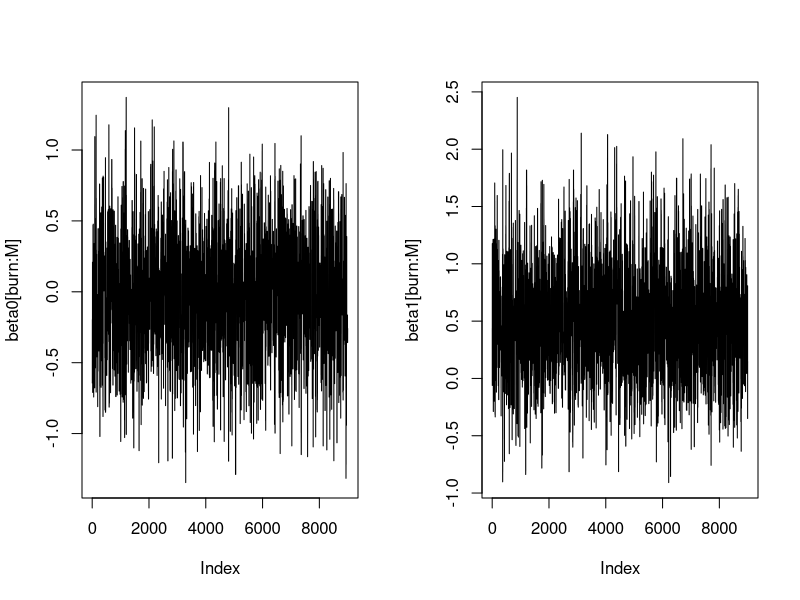
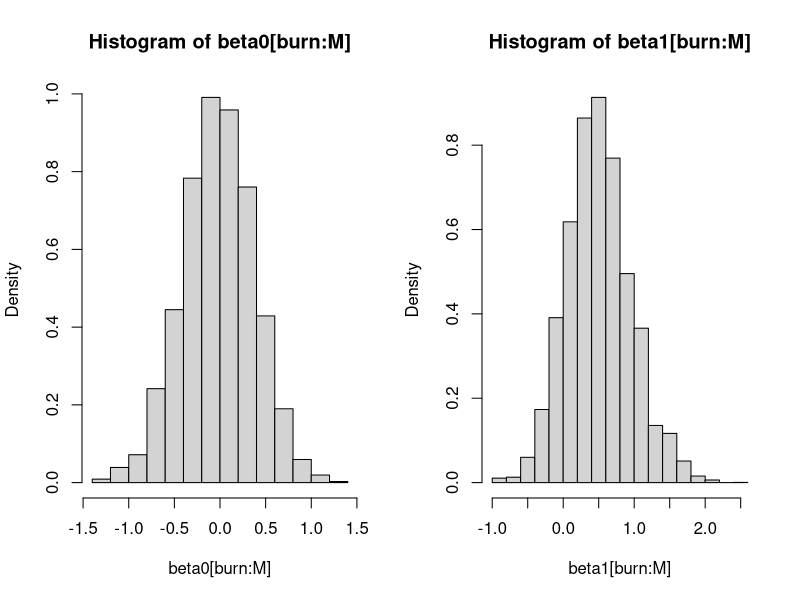

Recreate these plots in R, in order.
beta0.v=0.3
beta1.v=-0.186
n=30
x=rnorm(n)

pi.v=exp(beta0.v+beta1.v*x)/(1+exp(beta0.v+beta1.v*x))

y=rbinom(30,1,pi.v)

summary(y)

summary(glm(y~x,family="binomial"))

####################

M=10000
K=10000

beta0=-10
beta1=10

delta.beta0=2.5
delta.beta1=2.5

cont.beta0=0
cont.beta1=0

for (j in 2:M){
    
    #para beta0
    
    beta0.p=rnorm(1,beta0[j-1],sqrt(delta.beta0))
    
    num= prod(dbinom(y,1,exp(beta0.p+beta1[j-1]*x)/(1+exp(beta0.p+beta1[j-1]*x))))*dnorm(beta0.p,0,sqrt(K))
    
    den=prod(dbinom(y,1,exp(beta0[j-1]+beta1[j-1]*x)/(1+exp(beta0[j-1]+beta1[j-1]*x))))*dnorm(beta0[j-1],0,sqrt(K))
    
    alpha=num/den
    
    teste=runif(1,0,1)
    if (teste<=alpha){beta0[j]=beta0.p;cont.beta0=cont.beta0+1} else{beta0[j]=beta0[j-1]}
    
    
    #para beta1
    
    
    beta1.p=rnorm(1,beta1[j-1],sqrt(delta.beta1))
    
    num= prod(dbinom(y,1,exp(beta0[j]+beta1.p*x)/(1+exp(beta0[j]+beta1.p*x))))*dnorm(beta1.p,0,sqrt(K))
    
    den=prod(dbinom(y,1,exp(beta0[j]+beta1[j-1]*x)/(1+exp(beta0[j]+beta1[j-1]*x))))*dnorm(beta1[j-1],0,sqrt(K))
    
    alpha=num/den
    
    teste=runif(1,0,1)
    if (teste<=alpha){beta1[j]=beta1.p;cont.beta1=cont.beta1+1} else{beta1[j]=beta1[j-1]}
    
}

cont.beta0/M
cont.beta1/M

burn=1000

par(mfrow=c(1,2))

plot(beta0[burn:M],type="l")
plot(beta1[burn:M],type="l")

hist(beta0[burn:M],prob=T)
hist(beta1[burn:M],prob=T)

summary(beta0[burn:M])
summary(beta1[burn:M])


#previsão para x=1.3

#posteriori do pi
pi=exp(beta0+beta1*1.3)/(1+exp(beta0+beta1*1.3))

y.pred=rbinom(M,1,pi)

summary(y.pred[burn:M])
